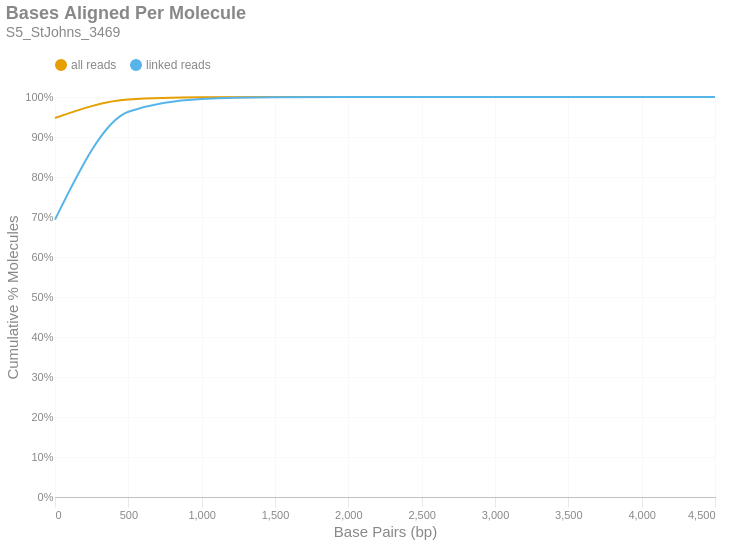

This figure's notebook cell:
### Markdown cell above
### Bases Aligned Per Molecule
This is a cumulative frequency distribution showing the number of base pairs aligned per unique molecule. These data are shown in 500 bp bins. There are two distributions: one with `all reads` (yellow) and another with only `linked reads` (blue). The percent of molecules in the `linked reads` distribution is relative to the total number of linked molecules.

### Code cell
if SKIPLR:
    print_html(f"Skipped")
else:
    binned_df = consolidated_hist(valids['aligned_bp'], mask, 500, True)
    with SafeRender(binned_df):
        (
            density_plot(binned_df, 'Bases Aligned Per Molecule', samplename, 'basesper')
            .encode(
                x=alt.X('bin:Q', title="Base Pairs (bp)").axis(tickMinStep=500).scale(padding=0),
                y=alt.Y('value:Q', title='Cumulative % Molecules')
                    .axis(format='%')
                    .scale(domain = [0,1])
                    .stack(False),
                color=alt.Color("key:N").scale(domain = ["all reads", "linked reads"]),
                tooltip = [
                    alt.Tooltip("key:N", title = "Data Type"),
                    alt.Tooltip("range_label:N", title="Bases Aligned Per Molecule"),
                    alt.Tooltip("value:Q", format = ".2%", title="% Molecules (Cum.)")
                ]
            )
        ).display()

### Figure 1 — Vega-Lite specification as saved in the notebook (floating-point values rounded to 4 significant figures)
{"width": "container", "height": 400, "config": {"title": {"anchor": "start", "dy": -15, "fontSize": 18, "color": "#888888", "subtitleColor": "#888888", "subtitleFontSize": 14}, "arc": {"fill": "#0072B2"}, "axis": {"domainColor": "#888888", "domainWidth": 0.5, "gridWidth": 0.2, "grid": false, "titleFontWeight": 400, "titleFontSize": 15, "labelFontSize": 11, "labelColor": "#888888", "tickColor": "#888888", "tickWidth": 0.2, "titleColor": "#888888"}, "axisBand": {"grid": false}, "axisX": {"grid": true, "tickSize": 10, "domainCap": "round"}, "axisY": {"domain": false, "grid": true, "tickSize": 0, "domainCap": "round"}, "background": "transparent", "header": {"labelFontSize": 15, "labelColor": "#888888", "titleFontSize": 15, "titleFontWeight": 600, "titleColor": "#888888"}, "legend": {"labelFont": "sans-serif", "labelFontSize": 12, "labelColor": "#888888", "symbolSize": 100, "symbolType": "circle", "titleFontSize": 12, "titlePadding": 10, "titleColor": "#888888", "title": null, "orient": "top"}, "range": {"category": ["#E69F00", "#56B4E9", "#009E73", "#F0E442", "#0072B2", "#D55E00", "#CC79A7", "#000000"], "diverging": ["#cfe8f3", "#a2d4ec", "#73bfe2", "#46abdb", "#1696d2", "#12719e"]}, "area": {"fill": "#0072B2", "fillOpacity": 0.7, "line": true, "strokeOpacity": 0.7}, "line": {"color": "#0072B2", "stroke": "#0072B2", "strokeWidth": 2}, "trail": {"color": "#0072B2", "stroke": "#0072B2", "strokeWidth": 0, "size": 1}, "point": {"filled": true, "fillOpacity": 1.0, "size": 95}, "text": {"color": "#888888", "fontSize": 11, "align": "right", "fontWeight": 400, "size": 11}, "bar": {"fill": "#0072B2", "stroke": null}, "view": {"stroke": null, "continuousWidth": 660, "continuousHeight": 400}}, "data": {"name": "data-bc0df1f332e6236f2e5464a665560e4b"}, "mark": {"type": "line", "interpolate": "monotone", "point": {"opacity": 0, "size": 275}}, "encoding": {"color": {"field": "key", "scale": {"domain": ["all reads", "linked reads"]}, "type": "nominal"}, "tooltip": [{"field": "key", "title": "Data Type", "type": "nominal"}, {"field": "range_label", "title": "Bases Aligned Per Molecule", "type": "nominal"}, {"field": "value", "format": ".2%", "title": "% Molecules (Cum.)", "type": "quantitative"}], "x": {"axis": {"tickMinStep": 500}, "field": "bin", "scale": {"padding": 0}, "title": "Base Pairs (bp)", "type": "quantitative"}, "y": {"axis": {"format": "%"}, "field": "value", "scale": {"domain": [0, 1]}, "stack": false, "title": "Cumulative % Molecules", "type": "quantitative"}}, "params": [{"name": "param_c36ac31b6afebe62", "select": {"type": "point", "fields": ["key"]}, "bind": "legend"}], "title": {"text": "Bases Aligned Per Molecule", "subtitle": "S5_StJohns_3469"}, "transform": [{"fold": ["all reads (cumsum)", "linked reads (cumsum)"]}, {"calculate": "replace(datum.key, ' (cumsum)', '')", "as": "key"}, {"filter": {"param": "param_c36ac31b6afebe62"}}], "usermeta": {"embedOptions": {"downloadFileName": "S5_StJohns_3469.basesper"}}, "$schema": "https://vega.github.io/schema/vega-lite/v6.1.0.json", "datasets": {"data-bc0df1f332e6236f2e5464a665560e4b": [{"bin": "0.0", "interval": "0.0-500.0", "all reads": 0.9475, "linked reads": 0.6936, "all reads (cumsum)": 0.9475, "linked reads (cumsum)": 0.6936, "range_label": "0-499"}, {"bin": "500.0", "interval": "500.0-1000.0", "all reads": 0.04623, "linked reads": 0.2697, "all reads (cumsum)": 0.9937, "linked reads (cumsum)": 0.9633, "range_label": "500-999"}, {"bin": "1000.0", "interval": "1000.0-1500.0", "all reads": 0.005444, "linked reads": 0.03193, "all reads (cumsum)": 0.9992, "linked reads (cumsum)": 0.9952, "range_label": "1000-1499"}, {"bin": "1500.0", "interval": "1500.0-2000.0", "all reads": 0.0007025, "linked reads": 0.004122, "all reads (cumsum)": 0.9999, "linked reads (cumsum)": 0.9993, "range_label": "1500-1999"}, {"bin": "2000.0", "interval": "2000.0-2500.0", "all reads": 9.871e-05, "linked reads": 0.0005791, "all reads (cumsum)": 1.0, "linked reads (cumsum)": 0.9999, "range_label": "2000-2499"}, {"bin": "2500.0", "interval": "2500.0-3000.0", "all reads": 1.232e-05, "linked reads": 7.226e-05, "all reads (cumsum)": 1.0, "linked reads (cumsum)": 1.0, "range_label": "2500-2999"}, {"bin": "3000.0", "interval": "3000.0-3500.0", "all reads": 4.462e-06, "linked reads": 2.618e-05, "all reads (cumsum)": 1.0, "linked reads (cumsum)": 1.0, "range_label": "3000-3499"}, {"bin": "3500.0", "interval": "3500.0-4000.0", "all reads": 1.249e-06, "linked reads": 7.331e-06, "all reads (cumsum)": 1.0, "linked reads (cumsum)": 1.0, "range_label": "3500-3999"}, {"bin": "4000.0", "interval": "4000.0-4500.0", "all reads": 0.0, "linked reads": 0.0, "all reads (cumsum)": 1.0, "linked reads (cumsum)": 1.0, "range_label": "4000-4499"}, {"bin": "4500.0", "interval": "4500.0-5000.0", "all reads": 1.785e-07, "linked reads": 1.047e-06, "all reads (cumsum)": 1.0, "linked reads (cumsum)": 1.0, "range_label": "4500-4999"}]}}
